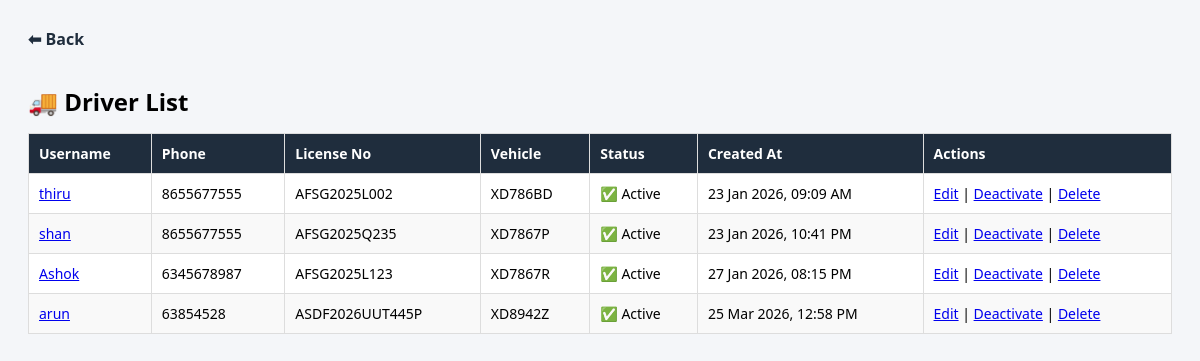
Page /admin-dashboard/drivers/ (signed in) on the committed database.
### accounts/models.py (models this page shows, shortened)
class DriverProfile(models.Model):
    user = models.OneToOneField(User, on_delete=models.CASCADE)
    phone = models.CharField(max_length=15, blank=True, null=True)
    license_no = models.CharField(max_length=30, blank=True, null=True)
    vehicle = models.ForeignKey(
        Vehicle,
        on_delete=models.SET_NULL,
        null=True,
        blank=True
    )
    is_active = models.BooleanField(default=True)  # ✅ FIX
    created_at = models.DateTimeField(auto_now_add=True)

### vehicles/models.py (models this page shows, shortened)
class Vehicle(models.Model):
    vehicle_number = models.CharField(max_length=20, unique=True)

### accounts/views.py (the view)
# urls.py: path("admin-dashboard/drivers/", views.driver_list, name="driver_list"),
@login_required
@user_passes_test(is_admin)
def driver_list(request):
    drivers = DriverProfile.objects.select_related(
        "user", "vehicle"
    ).filter(
        user__is_staff=False,
        user__is_superuser=False
    )
    return render(
        request,
        "accounts/driver_list.html",
        {"drivers": drivers}
    )

### accounts/context_processors.py (called while the page is built)
def admin_notifications(request):
    if request.user.is_authenticated and request.user.is_staff:
        notifications = Notification.objects.filter(
            recipient=request.user,
            is_read=False
        )[:100]
        return {
            "notifications": notifications,
            "notification_count": notifications.count()
        }
    return {}

### accounts/views.py (called while the page is built)
def is_admin(user):
    return user.is_staff or user.is_superuser

### templates/accounts/driver_list.html (shortened to what this page needs)
<a href="{% url 'admin_dashboard' %}" class="back">⬅ Back</a>
<h2>🚚 Driver List</h2>
<table>
    <thead>
        <tr>
            <th>Username</th>
            <th>Phone</th>
            <th>License No</th>
            <th>Vehicle</th>
            <th>Status</th>
            <th>Created At</th>
            <th>Actions</th>
        </tr>
    </thead>
    <tbody>
    {% for driver in drivers %}
        <tr>
            <td>
                <a href="{% url 'trips:admin_driver_trip_summary' driver.id %}">
                    {{ driver.user.username }}
                </a>
            </td>
            <td>{{ driver.phone|default:"-" }}</td>
            <td>{{ driver.license_no|default:"-" }}</td>
            <td>
                {% if driver.vehicle %}
                    {{ driver.vehicle.vehicle_number }}
                {% else %}
                    <span style="color:red;">Not Assigned</span>
                {% endif %}
            </td>
            <td>
                {% if driver.is_active %}
                    ✅ Active
                {% else %}
                    ❌ Inactive
                {% endif %}
            </td>
            <td>
                {{ driver.created_at|date:"d M Y, h:i A" }}
            </td>
            <td>
                <a href="{% url 'edit_driver' driver.id %}">Edit</a> |
                {% if driver.is_active %}
                    <a href="{% url 'deactivate_driver' driver.id %}">Deactivate</a>
                {% else %}
                    <a href="{% url 'activate_driver' driver.id %}">Activate</a>
                {% endif %}
                |
                <a href="{% url 'delete_driver' driver.id %}"
                   onclick="return confirm('⚠️ PERMANENT DELETE? This cannot be undone!')">
                   Delete
                </a>
            </td>
        </tr>
    {% endfor %}
    </tbody>
</table>

### templates/accounts/driver_list.html (style rules this page uses)
h2 { margin-bottom: 15px; }
table { width: 100%; border-collapse: collapse; background: white; }
th, td { padding: 10px; border: 1px solid #ddd; font-size: 14px; text-align: left; }
th { background: #1f2d3d; color: white; }
tr:nth-child(even) { background: #f9f9f9; }
.back { margin-bottom: 15px; display: inline-block; text-decoration: none; color: #1f2d3d; font-weight: 600; }

### rows in the picture
DriverProfile: user.username "thiru", phone "8655677555", license_no "AFSG2025L002", vehicle.vehicle_number "XD786BD", is_active "✅ Active", created_at "23 Jan 2026, 09:09 AM"
DriverProfile: user.username "shan", phone "8655677555", license_no "AFSG2025Q235", vehicle.vehicle_number "XD7867P", is_active "✅ Active", created_at "23 Jan 2026, 10:41 PM"
DriverProfile: user.username "Ashok", phone "6345678987", license_no "AFSG2025L123", vehicle.vehicle_number "XD7867R", is_active "✅ Active", created_at "27 Jan 2026, 08:15 PM"
DriverProfile: user.username "arun", phone "63854528", license_no "ASDF2026UUT445P", vehicle.vehicle_number "XD8942Z", is_active "✅ Active", created_at "25 Mar 2026, 12:58 PM"
